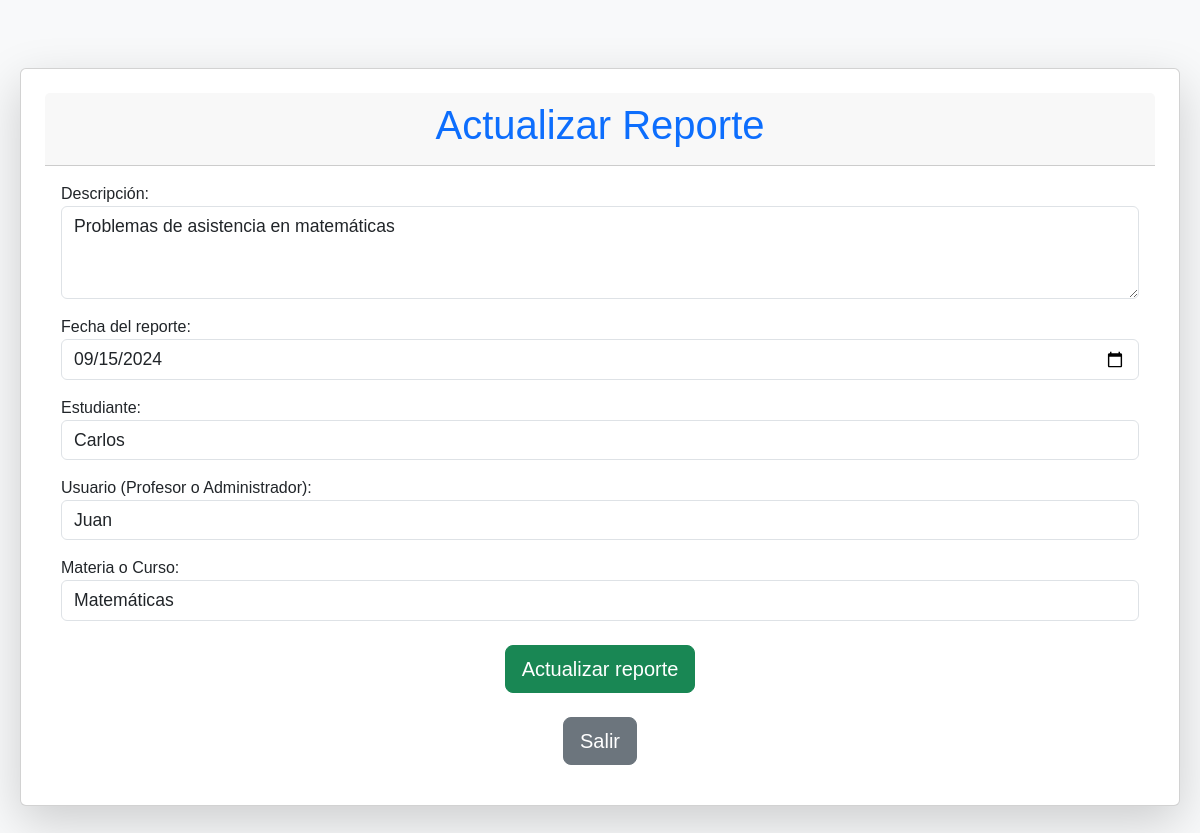
Screenshot of /routers/reporteRouter.php?action=edit&id=1 with the database file from the repository.
### tables this page shows
CREATE TABLE reportes (
    id_reporte INT AUTO_INCREMENT PRIMARY KEY,
    id_estudiante INT,
    id_usuario INT,
    id_materia_curso INT,
    fecha_reporte DATE NOT NULL,
    descripcion LONGTEXT,
    FOREIGN KEY (id_estudiante) REFERENCES estudiantes(id_estudiante) ON DELETE CASCADE,
    FOREIGN KEY (id_usuario) REFERENCES usuarios(id_usuario) ON DELETE CASCADE,
    FOREIGN KEY (id_materia_curso) REFERENCES materias_cursos(id_materia_curso) ON DELETE CASCADE
);

CREATE TABLE estudiantes (
    id_estudiante INT AUTO_INCREMENT PRIMARY KEY,
    nombre VARCHAR(100) NOT NULL,
    apellido VARCHAR(100) NOT NULL,
    correo VARCHAR(100) NOT NULL UNIQUE,
    telefono VARCHAR(15),
    carnet VARCHAR(50) NOT NULL UNIQUE,
    modalidad ENUM('Presencial', 'Virtual') NOT NULL
);

CREATE TABLE usuarios (
    id_usuario INT AUTO_INCREMENT PRIMARY KEY,
    nombre VARCHAR(100) NOT NULL,
    apellido VARCHAR(100) NOT NULL,
    correo VARCHAR(100) NOT NULL UNIQUE,
    password VARCHAR(255) NOT NULL,
    id_rol INT NOT NULL,
    FOREIGN KEY (id_rol) REFERENCES roles(id_rol) ON DELETE RESTRICT
);

CREATE TABLE materias_cursos (
    id_materia_curso INT AUTO_INCREMENT PRIMARY KEY,
    nombre VARCHAR(100) NOT NULL,
    descripcion VARCHAR(255) NOT NULL
);

### controllers/ReporteController.php (called while the page is built, shortened)
<?php
require_once(dirname(__FILE__) . '/../config/conf.php');
require_once(dirname(__FILE__) . '/../models/ReporteModel.php');
class ReporteController
{
    private $reporte;
    public function __construct()
    {
        $database = new Conexion();
        $this->db = $database->Conectar();
        $this->reporte = new Reporte($this->db);
    }
    public function edit($id)
    {
        $this->reporte->id_reporte = $id;
        $reporte = $this->reporte->get_reporte_by_id();
        $estudiantes = $this->reporte->get_estudiantes();
        $usuarios = $this->reporte->get_usuarios();
        $materias = $this->reporte->get_materias();
        include(dirname(__FILE__) . '/../views/reporte/updateReporte.php');
    }
}

### config/conf.php (called while the page is built, shortened)
<?php
class Conexion {
    private $host = "localhost";
    private $db = "escuela_sv";
    private $user = "root";
    private $pwd = "1234";
    public function Conectar() {
        $this->conn = null;
        try {
            $this->conn = new PDO("mysql:host=" . $this->host . ";dbname=" . $this->db, $this->user, $this->pwd);
            $this->conn->setAttribute(PDO::ATTR_ERRMODE, PDO::ERRMODE_EXCEPTION);
        } catch (PDOException $exec) {
            echo "Error en la conexión: " . $exec->getMessage();
        }
        return $this->conn;
    }
}
?>

### models/ReporteModel.php (called while the page is built, shortened)
<?php
class Reporte
{
    private $conn;
    public $id_reporte;
    public function __construct($db)
    {
        $this->conn = $db;
    }
    public function get_reporte_by_id()
    {
        $query = "SELECT reportes.id_reporte, reportes.descripcion, reportes.fecha_reporte,
                     reportes.id_estudiante, estudiantes.nombre AS nombre_estudiante,
                     reportes.id_usuario, usuarios.nombre AS nombre_usuario,
                     reportes.id_materia_curso, materias_cursos.nombre AS nombre_materia
              FROM reportes
              JOIN estudiantes ON reportes.id_estudiante = estudiantes.id_estudiante
              JOIN usuarios ON reportes.id_usuario = usuarios.id_usuario
              JOIN materias_cursos ON reportes.id_materia_curso = materias_cursos.id_materia_curso
              WHERE reportes.id_reporte = :id";
        $result = $this->conn->prepare($query);
        $result->bindParam(":id", $this->id_reporte);
        $result->execute();
        return $result->fetch(PDO::FETCH_ASSOC);
    }
    public function get_estudiantes()
    {
        $query = "SELECT id_estudiante, nombre FROM estudiantes";
        $result = $this->conn->prepare($query);
        $result->execute();
        return $result->fetchAll(PDO::FETCH_ASSOC);
    }
    public function get_usuarios()
    {
        $query = "SELECT id_usuario, nombre FROM usuarios";
        $result = $this->conn->prepare($query);
        $result->execute();
        return $result->fetchAll(PDO::FETCH_ASSOC);
    }
    public function get_materias()
    {
        $query = "SELECT id_materia_curso, nombre FROM materias_cursos";
        $result = $this->conn->prepare($query);
        $result->execute();
        return $result->fetchAll(PDO::FETCH_ASSOC);
    }
}

### views/reporte/updateReporte.php (the view, shortened to what this page needs)
<!DOCTYPE html>
<html lang="es">
<head>
    <link rel="stylesheet" href="https://cdn.jsdelivr.net/npm/bootstrap@5.3.0/dist/css/bootstrap.min.css">
    <link rel="stylesheet" href="../views/css/reporteResponsive.css">
</head>
<body class="bg-light">
    <div class="container mt-5 mb-5">
        <div class="card shadow-lg p-4">
            <div class="card-header text-center">
                <h2 class="text-primary">Actualizar Reporte</h2>
            </div>
            <div class="card-body">
                <form action="../routers/reporteRouter.php?action=edit&id=<?= $reporte['id_reporte'] ?>" method="POST">
                    <div class="form-group mb-3">
                        <label for="descripcion">Descripción:</label>
                        <textarea name="descripcion" id="descripcion" class="form-control" rows="3" required><?= htmlspecialchars($reporte['descripcion']) ?></textarea>
                    </div>
                    <div class="form-group mb-3">
                        <label for="fecha_reporte">Fecha del reporte:</label>
                        <input type="date" name="fecha_reporte" id="fecha_reporte" class="form-control" value="<?= htmlspecialchars($reporte['fecha_reporte']) ?>" required>
                    </div>
                    <div class="form-group mb-3">
                        <label for="id_estudiante">Estudiante:</label>
                        <select name="id_estudiante" id="id_estudiante" class="form-control" required>
                            <?php foreach ($estudiantes as $estudiante): ?>
                                <option value="<?= $estudiante['id_estudiante'] ?>" <?= isset($reporte['id_estudiante']) && $reporte['id_estudiante'] == $estudiante['id_estudiante'] ? 'selected' : '' ?>>
                                    <?= htmlspecialchars($estudiante['nombre']) ?>
                                </option>
                            <?php endforeach; ?>
                        </select>
                    </div>
                    <div class="form-group mb-3">
                        <label for="id_usuario">Usuario (Profesor o Administrador):</label>
                        <select name="id_usuario" id="id_usuario" class="form-control" required>
                            <?php foreach ($usuarios as $usuario): ?>
                                <option value="<?= $usuario['id_usuario'] ?>" <?= isset($reporte['id_usuario']) && $reporte['id_usuario'] == $usuario['id_usuario'] ? 'selected' : '' ?>>
                                    <?= htmlspecialchars($usuario['nombre']) ?>
                                </option>
                            <?php endforeach; ?>
                        </select>
                    </div>
                    <div class="form-group mb-3">
                        <label for="id_materia_curso">Materia o Curso:</label>
                        <select name="id_materia_curso" id="id_materia_curso" class="form-control" required>
                            <?php foreach ($materias as $materia): ?>
                                <option value="<?= $materia['id_materia_curso'] ?>" <?= isset($reporte['id_materia_curso']) && $reporte['id_materia_curso'] == $materia['id_materia_curso'] ? 'selected' : '' ?>>
                                    <?= htmlspecialchars($materia['nombre']) ?>
                                </option>
                            <?php endforeach; ?>
                        </select>
                    </div>
                    <div class="form-group text-center mt-4">
                        <button type="submit" class="btn btn-success btn-lg">Actualizar reporte</button>
                        <br>
                        <br>
                        <a href="../routers/reporteRouter.php" class="btn btn-secondary btn-lg">Salir</a>
                    </div>
                </form>
            </div>
        </div>
    </div>
</body>
</html>

### views/css/reporteResponsive.css (style rules this page uses)
body { font-family: Arial, sans-serif; background-color: #f8f9fa; }
h2, h4 { color: #007bff; }
.form-control { font-size: 1em; }
@media (min-width: 769px) { .container { padding: 20px; } }
@media (min-width: 769px) { h2, h4 { font-size: 2em; } }
@media (min-width: 769px) { .card { margin: auto; } }
@media (min-width: 769px) { .form-control, .table { font-size: 1em; } }
@media (min-width: 992px) { .container { max-width: 1200px; } }
@media (min-width: 992px) { h2, h4 { font-size: 2.25em; } }
@media (min-width: 992px) { .btn { width: auto; } }
@media (min-width: 992px) { .form-control, .table { font-size: 1em; } }
@media (min-width: 1200px) { .container { max-width: 1400px; } }
@media (min-width: 1200px) { h2, h4 { font-size: 2.5em; } }
@media (min-width: 1200px) { .form-control { font-size: 1.1em; } }

### rows the page displays
reportes: descripcion "Problemas de asistencia en matemáticas", fecha_reporte "09/15/2024", id_estudiante "Carlos", id_usuario "Juan", id_materia_curso "Matemáticas"
